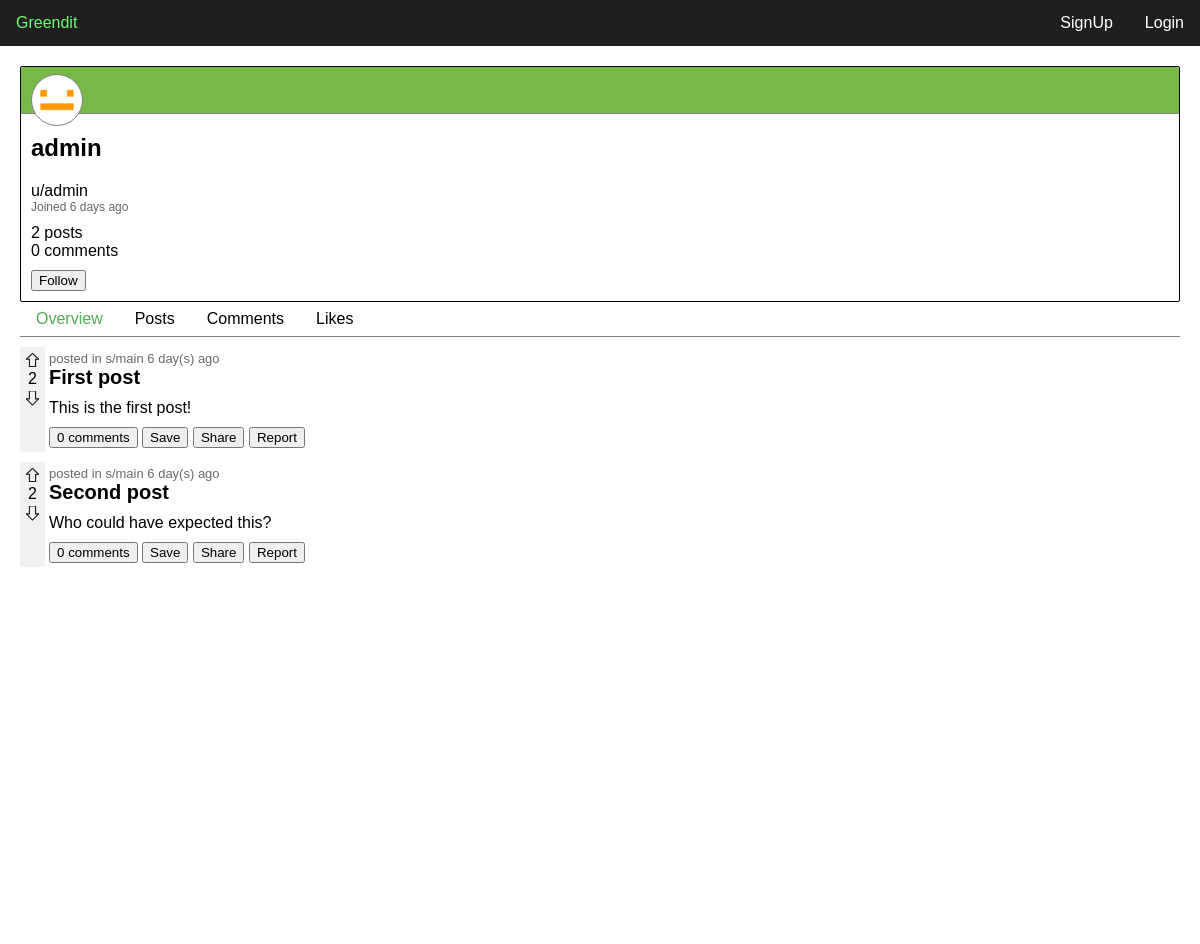
Screenshot of /user.php?name=admin with the database file from the repository.
### tables this page shows
create table if not exists users (
    user_id int not null auto_increment,
    email varchar(45) null default null,
    username varchar(45) not null,
    password varchar(256) not null,
    created_at datetime not null default current_timestamp,
    primary key (user_id)
);

create table if not exists posts (
    post_id int not null auto_increment,
    title varchar(45) not null,
    content text not null,
    hash varchar(6) not null,
    user_id int not null,
    community_id int not null,
    created_at datetime not null default current_timestamp,
    primary key (post_id),
    index fk_posts_users (user_id asc) visible,
    index fk_community1_idx (community_id asc) visible,
    constraint fk_posts_users foreign key (user_id) references users (user_id),
    constraint fk_community1 foreign key (community_id) references communities (community_id) on delete cascade
);

create table if not exists communities (
    community_id int not null auto_increment,
    name varchar(45) not null,
    shortname varchar(24) not null,
    user_id int not null,
    created_at datetime not null default current_timestamp,
    primary key (community_id),
    index fk_user_idx (user_id asc) visible,
    constraint fk_user_id foreign key (user_id) references users (user_id)
);

### config/db_connect.php (called while the page is built, shortened)
<?php
    $conn = new mysqli('127.0.0.1', 'root', '', 'greendit');
    function query($sql) {
        global $conn;
        $result = $conn->query($sql);
        return $result->fetch_all(MYSQLI_ASSOC);
    }
    function rows($sql) {
        global $conn;
        $result = $conn->query($sql);
        return $result->num_rows;
    }
    function row($sql) {
        global $conn;
        $result = $conn->query($sql);
        return $result->fetch_assoc();
    }
?>

### user.php (the view, shortened to what this page needs)
<?php require('require/header.php'); ?>
<?php
    function plural($word,$num) {
        return $word.'s';
    }
    if (isset($_GET['name'])) {
        require_once 'config/db_connect.php';
        $user = row('select * from users where username = "' . $_GET['name'] . '"');
        $date = $user['created_at'];
        $datediff = time() - strtotime($date);
        $date = round($datediff / (60 * 60 * 24));
        $posts = rows('select * from posts where user_id = ' . $user['user_id']);
        $comments = rows('select * from comments where user_id = ' . $user['user_id']);
        $user_url = 'user/' . $user['username'];
        echo '
            <main>
            <div class="user-info">
                <div class="user-banner">
                    <img src="resources/pfp.png" alt="">
                </div>
                <div class="user-main">
                    <h2>' . $user['username'] . '</h2>
                    <a href="'.$user_url.'">u/' . $user['username'] . '</a>
                    <p>Joined ' . $date . ' '.plural('day',$date).' ago</p>
                </div>
                <div class="user-stats">
                    <a href="'.$user_url.'/posts">' . $posts . ' '.plural('post',$posts).'</a><br>
                    <a href="'.$user_url.'/comments">' . $comments . ' '.plural('comment',$comments).' </a>
                </div>
                <button class="follow-btn">Follow</button>
            </div>
        ';
    }
    $tabs = array('overview','posts','comments','likes');
    $tab_index = isset($_GET['tab']) ? array_search($_GET['tab'],$tabs) : 0;
    function active($index) {
        global $tab_index;
        if ($index == $tab_index) {
            return ' class="active" ';
        }
        return ' ';
    }
    echo '
    <nav class="tabbs">
        <a'.active(0).'href="user/'.$user['username'].'/overview">Overview</a>
        <a'.active(1).'href="user/'.$user['username'].'/posts">Posts</a>
        <a'.active(2).'href="user/'.$user['username'].'/comments">Comments</a>
        <a'.active(3).'href="user/'.$user['username'].'/likes">Likes</a>
    </nav>
    <div id="feed" class="ignore-css">
    ';
    require_once 'require/feed.php';
    if ($tab_index == 0 || $tab_index == 1)  {
        $posts = query('select * from posts where user_id = ' . $user['user_id']);
        foreach ($posts as $post) {
            postHTML($post,true,false);
        }
    }
?>
</div>
</main>
<?php require('require/footer.php'); ?>

### require/feed.php (shortened to what this page needs)
<?php
    function postHTML($post, $show_community = true, $show_user = true) {
        $community = row('select * from communities where community_id=' . $post['community_id']);
        $comments = rows('select * from comments where post_id=' . $post['post_id']);
        $likes = rows('select * from post_likes where post_id=' . $post['post_id']);
        $dislikes = rows('select * from post_dislikes where post_id=' . $post['post_id']);
        $totalLikes = $likes - $dislikes;
        $date = $post['created_at'];
        $datediff = time() - strtotime($date);
        $date = round($datediff / (60 * 60 * 24));
        $liked = 0;
        $disliked = 0;
        $post_head = '<div class="head">';
        if ($show_community) {
            if (!$show_user) $post_head .= 'posted in ';
            $post_head .= '<a href="subs/'.$community['shortname'].'">s/'.$community['shortname'].'</a>&nbsp;';
        }
        $post_head .= $date . ' day(s) ago </div>';
        echo '
        <div class="post" data-id="'.$post['post_id'].'">
            <div class="left">
                <div class="arrow-wrapper">
                    <button class="upvote"><img src="resources/upvote'.($liked?'_full':'').'.svg"></button>
                    <span class="like-count">'.$totalLikes.'</span>
                    <button class="downvote"><img src="resources/downvote'.($disliked?'_full':'').'.svg"></button>
                </div>
            </div>
            <div class="right">
                '.$post_head.'
                <h2>' . $post['title'] . '</h2>
                <p>' . $post['content'] . '</p>
                <div class="footer">
                    <button class="comment-btn">' . $comments . ' comments</button>
                    <button class="save-btn">Save</button>
                    <button class="share-btn">Share</button>
                    <button class="report-btn">Report</button>
                </div>
            </div>
        </div>
        ';
    }
?>

### css/nav.css (style rules this page uses)
:root { font-family: 'Lucida Sans', 'Lucida Sans Regular', 'Lucida Grande', 'Lucida Sans Unicode', Geneva, Verdana, sans-serif; }
body, html { margin: 0; font-family: Arial, Helvetica, sans-serif; overflow-x: hidden; }
nav.tabbs { overflow: hidden; border-bottom: 1px solid gray; margin-bottom: 10px; }
nav.tabbs a { float: left; color: black; text-align: center; padding: 8px 16px; text-decoration: none; font-size: 1em; }
nav.tabbs a.active { color: #4CAF50; }

### css/feed.css (style rules this page uses)
main { padding: 0 20px 0 20px; min-height: 100%; display: flex; flex-direction: column; }
#feed { padding: 0 0 0 0; background-color: lightgray; margin: 0 -20px 0 -20px; padding: 10px 10% 10px 10%; flex-grow: 1; }
.post { background-color: white; border-radius: 2px; margin-bottom: 10px; display: flex; }
.post h2 { margin-bottom: 0; margin-top: 0; font-size: 20px; }
.post .right p { margin-top: 10px; margin-bottom: 10px; }
.like-count { text-align: center; }
.post .left { float: left; background-color: #f1f1f1; border-top-left-radius: 2px; border-bottom-left-radius: 2px; padding: 6px; }
.right { padding: 4px; padding-right: 10px; }
.post .head { color: #696969; font-size: 13px; }
.post .head a { color: #696969; text-decoration: none; }
.arrow-wrapper { display: flex; flex-direction: column; }
.arrow-wrapper button { border: 0; background: none; font-weight: bold; padding: 0; width: 13px; }
.arrow-wrapper .downvote { transform: rotate(180deg); }

### css/main.css (style rules this page uses)
.ignore-css { all: unset !important; }

### css/form.css (style rules this page uses)
body, html { height: 100%; }

### css/user.css (style rules this page uses)
.user-info { border: 1px solid black; padding: 10px; border-radius: 2px; margin-top: 20px; }
.user-banner { background-color: #76B947; border-bottom: 1px solid gray; margin: -10px; margin-bottom: 10px; border-top-left-radius: 2px; border-top-right-radius: 2px; }
.user-banner img { border: 1px solid gray; border-radius: 50%; width: 50px; margin-top: -10px; position: relative; top: 17px; left: 10px; height: 50px; background-color: white; }
.user-main p { margin-top: 0; margin-bottom: 0; color: #676767; font-size: 12px; }
.user-info a { color: #000; text-decoration: none; }
.user-stats { margin-top: 10px; }
.user-info .follow-btn { margin-top: 10px; }

### rows the page displays
users: username "admin", created_at "6", created_at "days"
posts: totalLikes "2", value "posted in", community.shortname "main", created_at "6", title "First post", content "This is the first post!", comments "0"
posts: totalLikes "2", value "posted in", community.shortname "main", created_at "6", title "Second post", content "Who could have expected this?", comments "0"

### other values shown
$posts "2"
plural('post',$posts) "posts"
$comments "0"
plural('comment',$comments) "comments"
